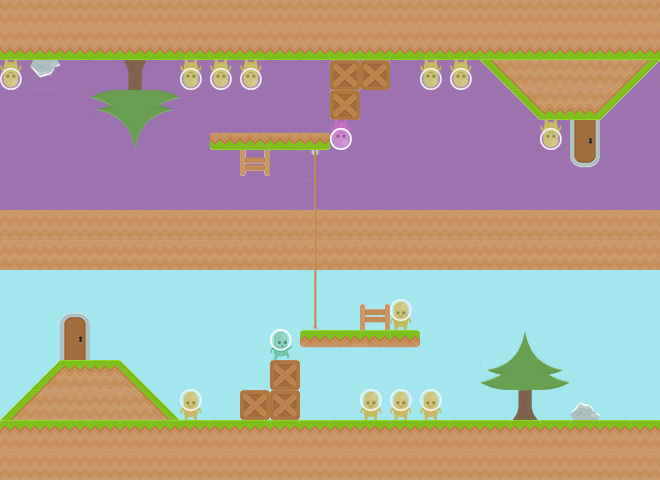

A level layout from a 2D game, rendered from its tile map. Below: a short description, then the map file with tile-grid data replaced by summaries:
An orthogonal 22x16 tile map with 30x30 px tiles, 2 tile layers (layer 1, layer 2), 5 tilesets.

<map version="1.0" orientation="orthogonal" renderorder="right-down" width="22" height="16" tilewidth="30" tileheight="30" nextobjectid="1">
 <tileset firstgid="1" name="sheet0" tilewidth="30" tileheight="30" tilecount="169" columns="13">
  <image source="../graphics/sheet0.png" width="390" height="390" />
  <terraintypes>
   <terrain name="新地形" tile="-1" />
  </terraintypes>
  <tile id="4">
   <animation>
    <frame tileid="4" duration="100" />
    <frame tileid="4" duration="100" />
    <frame tileid="3" duration="100" />
   </animation>
  </tile>
  <tile id="167">
   <animation>
    <frame tileid="168" duration="1000" />
    <frame tileid="167" duration="1000" />
   </animation>
  </tile>
  <tile id="168">
   <animation>
    <frame tileid="167" duration="1000" />
    <frame tileid="168" duration="1000" />
   </animation>
  </tile>
 </tileset>
 <tileset firstgid="170" name="sheet1" tilewidth="30" tileheight="30" tilecount="98" columns="14">
  <image source="../graphics/sheet1.png" width="420" height="210" />
 </tileset>
 <tileset firstgid="268" name="sheet3" tilewidth="30" tileheight="30" tilecount="169" columns="13">
  <image source="../graphics/sheet3.png" width="390" height="390" />
 </tileset>
 <tileset firstgid="437" name="sheet4" tilewidth="30" tileheight="30" tilecount="98" columns="14">
  <image source="../graphics/sheet4.png" width="420" height="210" />
 </tileset>
 <tileset firstgid="535" name="g_stand" tilewidth="22" tileheight="31" tilecount="4" columns="0">
  <tile id="0">
   <image width="22" height="31" source="../graphics/g_stand.png" />
  </tile>
  <tile id="1">
   <image width="22" height="31" source="../graphics/p_jump1.png" />
  </tile>
  <tile id="2">
   <image width="22" height="31" source="../graphics/s_stand.png" />
  </tile>
  <tile id="3">
   <image width="22" height="31" source="../graphics/s0_stand.png" />
  </tile>
 </tileset>
 <layer name="layer 1" width="22" height="16">
  <data>[352 cells, 352 non-empty, 3 distinct tile ids]</data>
 </layer>
 <layer name="layer 2" width="22" height="16">
  <data>[352 cells, 195 non-empty, 46 distinct tile ids]</data>
 </layer>
</map>
